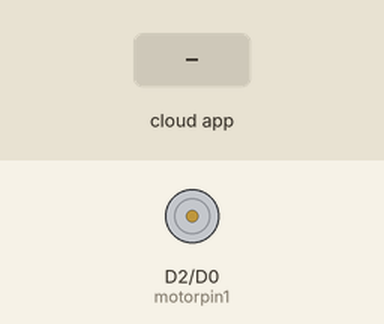
Simulated run of this sketch. Board: ESP8266 (NodeMCU). Shown: motor-driver pin pairs drawn as motors (green arrow = first pin HIGH = forward, orange = second pin HIGH = backward, longer = more drive, scaled by the enable pin). The test bench sets the inputs (shaded band). The RemoteXY app is connected.

Above: at 1.2 s.
1.3 s: the phone or cloud app sets TurnONOFF to 1
At 2.3 s:
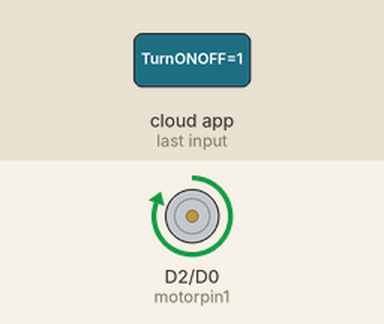
2.8 s: the phone or cloud app sets ChangeDirection to 1
At 3.4 s:
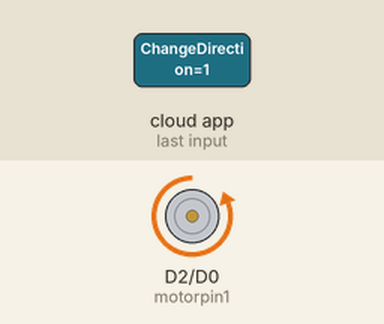
4.3 s: the phone or cloud app sets TurnONOFF to 0
At 4.6 s:
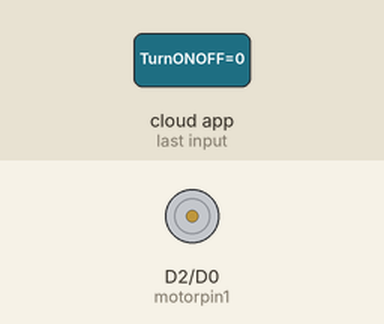
Timing chart, 0 to 7.3 s (numbered marks = the images above; inputs shaded):
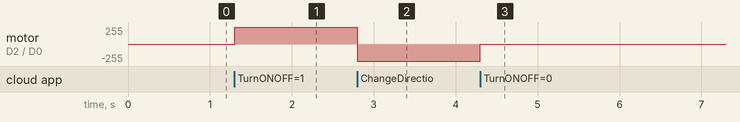

The sketch:

EC25B1108-TASK2.ino
```cpp
//////////////////////////////////////////////
//        RemoteXY include library          //
//////////////////////////////////////////////

#define REMOTEXY_MODE__WIFI_POINT

#include <ESP8266WiFi.h>
#include <RemoteXY.h>

// RemoteXY connection settings
#define REMOTEXY_WIFI_SSID "RemoteXY"
#define REMOTEXY_WIFI_PASSWORD "12345678"
#define REMOTEXY_SERVER_PORT 6377

// RemoteXY GUI configuration
#pragma pack(push, 1)
uint8_t const PROGMEM RemoteXY_CONF_PROGMEM[] = {
  255,2,0,0,0,47,0,19,0,0,0,0,31,1,106,200,1,1,2,0,
  2,26,20,44,22,0,2,26,31,31,79,78,0,79,70,70,0,
  2,27,58,44,22,0,2,26,31,31,79,78,0,79,70,70,0
};

// structure for RemoteXY
struct {
  uint8_t TurnONOFF;
  uint8_t ChangeDirection;
  uint8_t connect_flag;
} RemoteXY;

#pragma pack(pop)

/////////////////////////////////////////////
//           END RemoteXY include          //
/////////////////////////////////////////////

int enablepin = D4;
int motorpin1 = D2;
int motorpin2 = D0;

void setup()
{
  RemoteXY_Init();

  pinMode(motorpin1, OUTPUT);
  pinMode(motorpin2, OUTPUT);
  pinMode(enablepin, OUTPUT);
}

void loop()
{
  RemoteXY_Handler();

  if (RemoteXY.TurnONOFF == 1) {
    digitalWrite(enablepin, HIGH);

    if (RemoteXY.ChangeDirection == 1) {
      digitalWrite(motorpin1, LOW);
      digitalWrite(motorpin2, HIGH);
    } else {
      digitalWrite(motorpin1, HIGH);
      digitalWrite(motorpin2, LOW);
    }

  } else {
    digitalWrite(enablepin, LOW);
  }
}
```

Measured:
- after the input at 1.3 s, motor on D2 (motorpin1) / D0 (motorpin2): stopped → forward 255/255 at once
- after the input at 2.8 s, motor on D2 (motorpin1) / D0 (motorpin2): forward 255/255 → backward 255/255 at once
- after the input at 4.3 s, motor on D2 (motorpin1) / D0 (motorpin2): backward 255/255 → stopped at once
